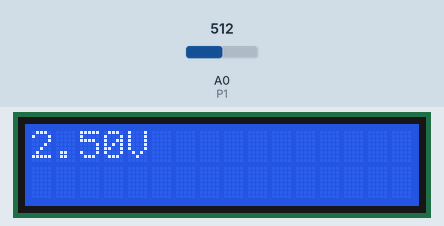
A sketch run on a simulated Arduino Uno, built with avr-gcc and run on an emulated ATmega328P. Parts: 16×2 character LCD. The test bench sets the inputs (shaded band); at power-on: A0 (P1) = 512. EEPROM starts erased.

Above: at 4.2 s.
4.3 s: A0 (P1) set to 716
At 9.6 s:
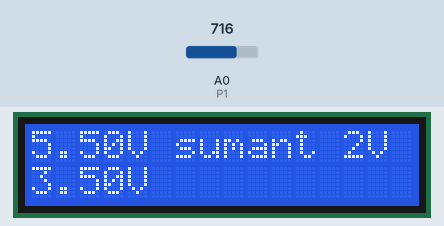
13.3 s: A0 (P1) set to 900
At 15.4 s:
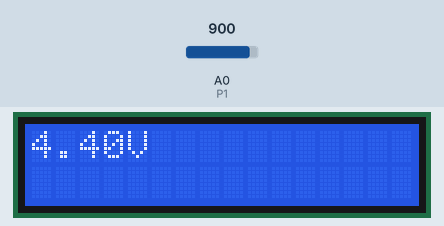
18.6 s: A0 (P1) set to 1023
At 19.7 s:
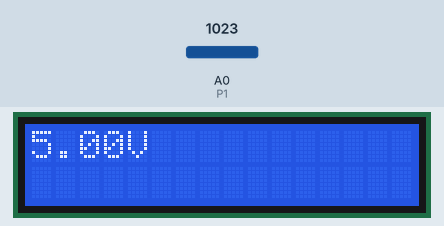
Timing chart, 0 to 21.6 s (numbered marks = the images above; inputs shaded):
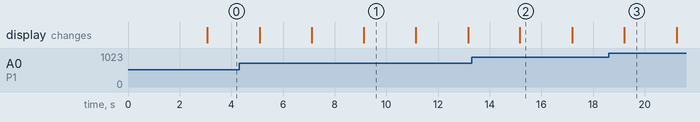

The sketch:

eeprom.ino
```cpp
/**********************************************************************************
**                                                                               **
**                             USB-PIC'SCHOOL                                    **
**                                 EEPROM                                        **
**                                                                               **
**********************************************************************************/

//********** Includes *************************************************************
#include <LiquidCrystal.h>
#include <EEPROM.h>

//********** Variables LCD ********************************************************
const int rs = 12;
const int rw = 11;
const int enable = 10;
const int d4 = 5;
const int d5 = 4;
const int d6 = 3;
const int d7 = 2;
const int P1 = A0;
//LiquidCrystal lcd(12, 11, 10, 5, 4, 3, 2) A la placa les d són L, p.e. d4 es L4
LiquidCrystal lcd(rs, rw, enable, d4, d5, d6, d7);

//********** Variables ************************************************************
int valP1 = 0;
float voltage = 0, voltageRead = 0;
int addr = 0;
int val = 20;

//********** Setup ****************************************************************
void setup()
{
  Serial.begin(9600);
  lcd.begin(16,2);

  pinMode(P1, INPUT);

  EEPROM.write(addr, val);
  addr = addr + 1;
  val = 68;
  EEPROM[addr] = val;
  addr = addr + 1;

  lcd.print(EEPROM.read(0));
  lcd.setCursor(0, 1);
  lcd.print((char)EEPROM[1]);
  delay(3000);
}

//********** Loop *****************************************************************
void loop()
{
  valP1 = analogRead(P1);
  voltage = ((float)valP1 * 5.0) / 1023;   //convertir la lectura a voltatge

  lcd.clear();
  lcd.print(voltage);
  lcd.print("V");
  delay(2000);

  EEPROM.put(addr, voltage);
  lcd.clear();
  lcd.setCursor(0, 1);
  EEPROM.get(addr,voltageRead);
  lcd.print(voltageRead);
  lcd.print("V");
  addr += sizeof(float);

  EEPROM.put(addr, voltage+2);
  lcd.setCursor(0, 0);
  EEPROM.get(addr,voltageRead);
  lcd.print(voltageRead);
  lcd.print("V sumant 2V");
  addr += sizeof(float);
  delay(2000);
}

//********** Funcions *************************************************************
```

Measured:
- after the input at 4.3 s, the display: first differs from a run without the input after 2.8 s (image 1 shows a later state)
- after the input at 13.3 s, the display: changes after 1.9 s (image 2)
- after the input at 18.6 s, the display: changes after 0.60 s (image 3)
- what the display in image 1 shows lasts 2.0 s, from 9.1 s to 11.1 s
